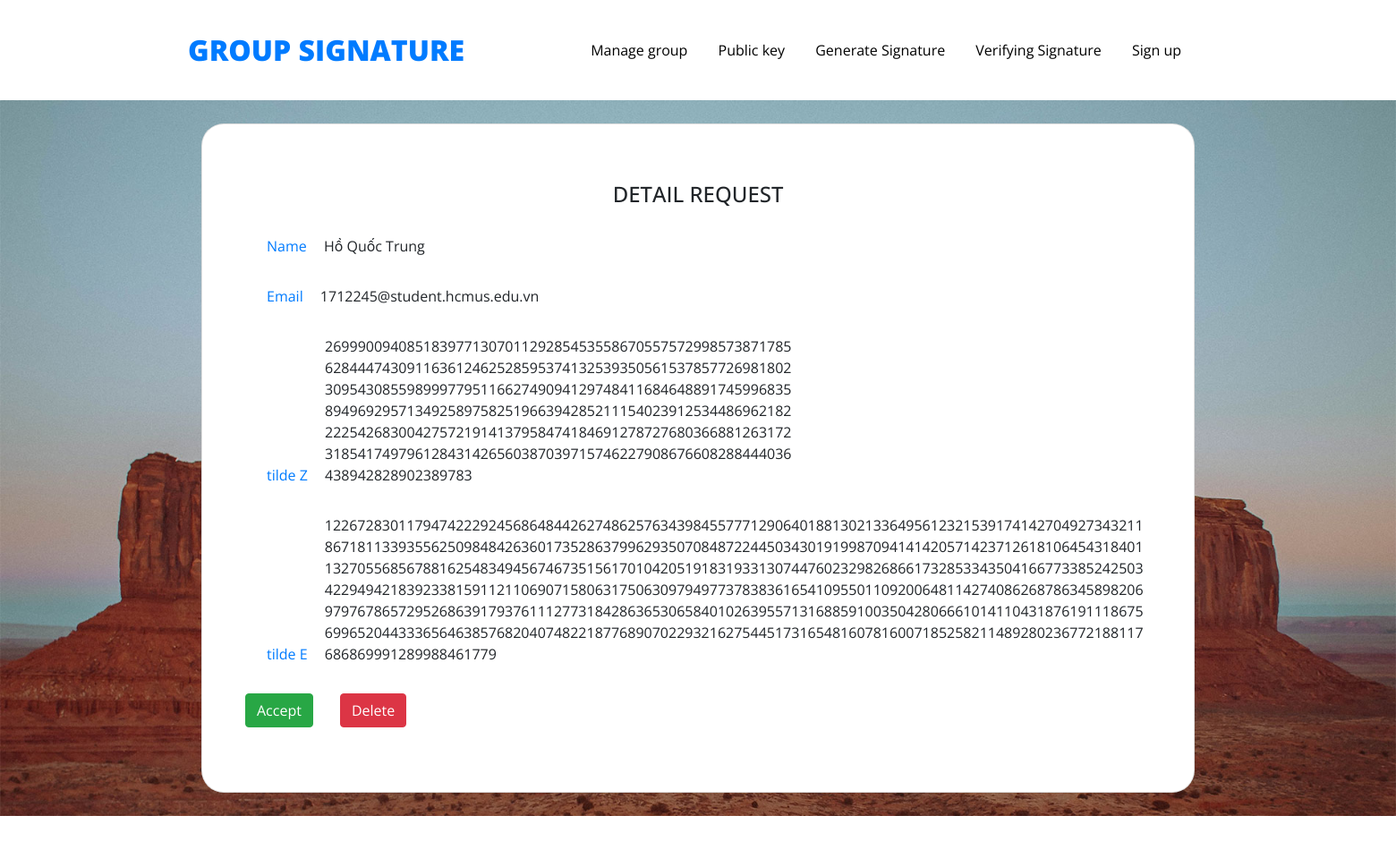
Screenshot of /manager/request/2 (signed in) with the database file from the repository.
### GroupSignature/models.py (models this page shows)
class Member(models.Model):
    name = models.CharField(max_length=255)
    email = models.EmailField(max_length=100)
    tildeE = models.CharField(max_length=1000)
    tildeZ = models.CharField(max_length=1000)
    u = models.CharField(max_length=1000, default='0')
    IsJoin = models.IntegerField(default=0)

### GroupSignature/views.py (the view)
# urls.py: path('manager/request/<int:memberID>', views.showrequest, name='show_member'),
@decorators.login_required(login_url="/login/")
def showrequest(request, memberID):
    member= Member.objects.filter(id=memberID)
    return render(request, 'manager/request.html', {"member": member[0]})

### templates/manager/request.html (shortened to what this page needs)
{% extends 'core/core.html' %}
{% block content %}
<section class="vh-100">
  <div class="container h-100">
    <div class="row d-flex justify-content-center align-items-center h-100">
      <div class="col-lg-12 col-xl-12">
        <div class="card text-black" style="border-radius: 25px;">
          <div class="card-body p-md-5">
            <div class="row justify-content-center">
              <h4 class="text-center my-3 pb-3">DETAIL REQUEST</h4>
              <div class="col-md-10 col-lg-6 col-xl-12 order-2 order-lg-1">
                <form method="post" name="signup_form" class="mx-1 mx-md-4">
                  <div class="d-flex flex-row align-items-center mb-4">
                    <div class="form-outline flex-fill mb-0">
                      <label class="text-primary form-label">Name</label>
                      <label class="col-xl-6">{{member.name}}</label>
                    </div>
                  </div>
                  <div class="d-flex flex-row align-items-center mb-4">
                    <div class="form-outline flex-fill mb-0">
                      <label class="text-primary form-label" >Email</label>
                      <label class ="col-xl-6" >{{member.email}}</label>
                    </div>
                  </div>
                  <div class="d-flex flex-row align-items-center mb-4">
                    <div class="form-outline flex-fill mb-0">
                      <label class="text-primary form-label" >tilde Z</label>
                      <label class="col-xl-2" >{{member.tildeZ}}</label>
                    </div>
                  </div>
                  <div class="d-flex flex-row align-items-center mb-4">
                    <div class="form-outline flex-fill mb-0">
                      <label class="text-primary form-label" >tilde E</label>
                      <label class="col-xl-2" >{{member.tildeE}}</label>
                    </div>
                  </div>
                </form>
                <div class="d-flex flex-row align-items-center mb-4">
                    <tr>
                      <td>
                        <a style="margin-right:30px" href="/manager/accept/{{member.id}}"> <button class="btn btn-success ms-1">Accept</button> </a>
                        <a href="/manager/delete/{{member.id}}"> <button class="btn btn-danger">Delete</button> </a>
                      </td>
                    </tr>
                  </div>
              </div>
            </div>
          </div>
        </div>
      </div>
    </div>
  </div>
</section>
{% endblock %}

### templates/core/core.html (shortened to what this page needs)
{% extends 'base/base.html' %}
{% load static %}

### templates/base/base.html (shortened to what this page needs)
{% load static %}
<!doctype html>
<html lang="en">
  <head>
    <link rel="stylesheet" href=" {% static 'base/fonts/icomoon/style.css' %}">
    <link rel="stylesheet" href="{% static 'base/css/owl.carousel.min.css' %}">
    <link rel="stylesheet" href="{% static 'base/css/bootstrap.min.css' %}">
    <link rel="stylesheet" href="{% static 'base/css/style.css' %}">
  </head>
  <body>
      <header class="site-navbar js-sticky-header site-navbar-target" role="banner">
        <div class="container">
          <div style="height:80px"  class="row align-items-center position-relative">
            <div class="site-logo">
              <a href="/" class="text-black"><span class="text-primary">Group signature</a>
            </div>
            <div class="col-12">
              <nav class="site-navigation text-right ml-auto " role="navigation">
                <ul class="site-menu main-menu js-clone-nav ml-auto d-none d-lg-block">
                  <li><a href="/manager" class="nav-link">Manage group</a></li>
                  <li><a href="/publickey" class="nav-link">Public key</a></li>
                  <li><a href="/generate" class="nav-link">Generate Signature</a></li>
                  <li><a href="/checksignature" class="nav-link">Verifying Signature</a></li>
                  <li><a href="/signup" class="nav-link">Sign up</a></li>
                </ul>
              </nav>
            </div>
          </div>
        </div>
      </header>
    <div class="hero" style="background-image: url('{% static 'base/images/bg.jpg' %}');">
      <div>
      {% block content %}
      {% endblock %}
      </div>
    </div>
  </body>
</html>

### static/base/css/style.css (style rules this page uses)
body { font-family: "Open Sans", -apple-system, BlinkMacSystemFont, "Segoe UI", Roboto, "Helvetica Neue", Arial, "Noto Sans", sans-serif, "Apple Color Emoji", "Segoe UI Emoji", "Segoe UI Symbol", "Noto Color Emoji"; background-color: #fff; height: 200vh; position: relative; }
body:before { content: ""; position: absolute; top: 0; left: 0; right: 0; bottom: 0; background: rgba(0, 0, 0, 0.5); -webkit-transition: .3s all ease; -o-transition: .3s all ease; transition: .3s all ease; opacity: 0; visibility: hidden; z-index: 1; }
h1, h2, h3, h4, h5, h6, .h1, .h2, .h3, .h4, .h5, .h6 { font-family: "Open Sans", -apple-system, BlinkMacSystemFont, "Segoe UI", Roboto, "Helvetica Neue", Arial, "Noto Sans", sans-serif, "Apple Color Emoji", "Segoe UI Emoji", "Segoe UI Symbol", "Noto Color Emoji"; }
a { -webkit-transition: .3s all ease; -o-transition: .3s all ease; transition: .3s all ease; }
a, a:hover { text-decoration: none !important; }
.hero { height: 100vh; width: 100%; background-size: cover; background-position: center center; background-repeat: no-repeat; }
.site-navbar { margin-bottom: 0px; z-index: 1999; position: relative; width: 100%; padding: 1rem; }
.site-navbar .site-logo { position: absolute; font-size: 2rem; text-transform: uppercase; font-weight: 900; line-height: 0; margin: 0; padding: 0; z-index: 3; }
.site-navbar .site-navigation .site-menu { margin-bottom: 0; }
.site-navbar .site-navigation .site-menu a { text-decoration: none !important; display: inline-block; }
.site-navbar .site-navigation .site-menu > li { display: inline-block; }
.site-navbar .site-navigation .site-menu > li > a { margin-left: 15px; margin-right: 15px; padding: 20px 0px; color: #000 !important; display: inline-block; text-decoration: none !important; }
.site-mobile-menu .site-nav-wrap { padding: 0; margin: 0; list-style: none; position: relative; }
.site-mobile-menu .site-nav-wrap a { padding: 10px 20px; display: block; position: relative; color: #212529; }
.site-mobile-menu .site-nav-wrap li { position: relative; display: block; }
.site-mobile-menu .site-nav-wrap > li { display: block; position: relative; float: left; width: 100%; }
.site-mobile-menu .site-nav-wrap > li > a { padding-left: 20px; font-size: 20px; }
.sticky-wrapper .site-navbar { -webkit-transition: .3s all ease; -o-transition: .3s all ease; transition: .3s all ease; }
.sticky-wrapper .site-navbar { background: #fff; }
.sticky-wrapper .site-navbar .site-logo a { color: #fff; }
.sticky-wrapper .site-navbar ul li a { color: rgba(255, 255, 255, 0.7) !important; }

### rows the page displays
Member: name "Hồ Quốc Trung", email "1712245@student.hcmus.edu.vn", tildeZ "269990094085183977130701129285453558670557572998573871785628444743091163612462528595374132539350561537857726981802309543085598999779511662749094129748411684648891745996835894969295713492589758251966394285211154023912534486962182222542683004275721914137958474184691278727680366881263172318541749796128431426560387039715746227908676608288444036438942828902389783", tildeE "122672830117947422292456864844262748625763439845577712906401881302133649561232153917414270492734321186718113393556250984842636017352863799629350708487224450343019199870941414205714237126181064543184011327055685678816254834945674673515617010420519183193313074476023298268661732853343504166773385242503422949421839233815911211069071580631750630979497737838361654109550110920064811427408626878634589820697976786572952686391793761112773184286365306584010263955713168859100350428066610141104318761911186756996520443336564638576820407482218776890702293216275445173165481607816007185258211489280236772188117686869991289988461779"
